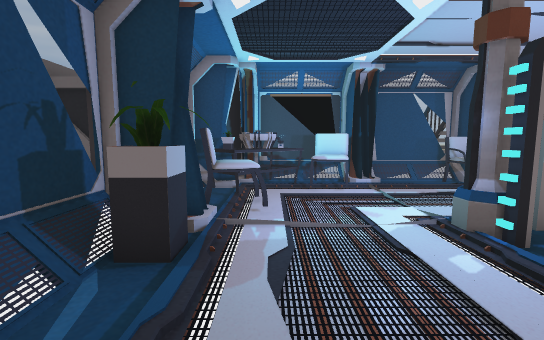
view 1 (above)

24 first-person views from a walk through a 3-D level made in the Unity game engine. The camera is 1.4 m above the floor, tilts 6° down and sees 90° across. The floor is counted in squares, 1 m on a side. Each view is taken from the middle of a square. On the plan, view 1 faces up. The plan holds only what a view shows up to about 13 squares ahead; the rest is blank. The place goes on beyond the plan. The player is left out. Door leaves are left out, so doorways stand open. Some surface patterns are stand-ins.

view 2
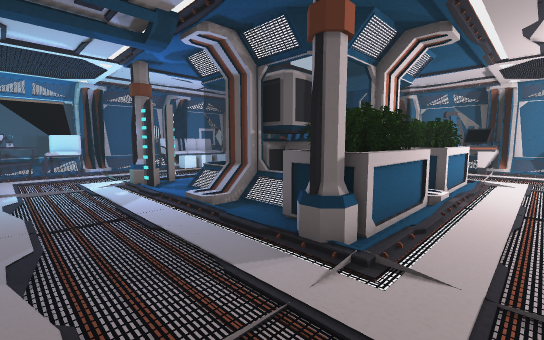

view 3
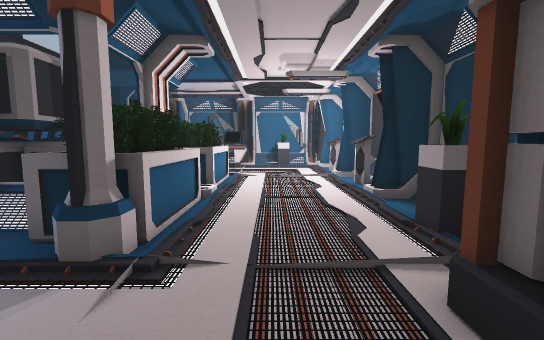

view 4
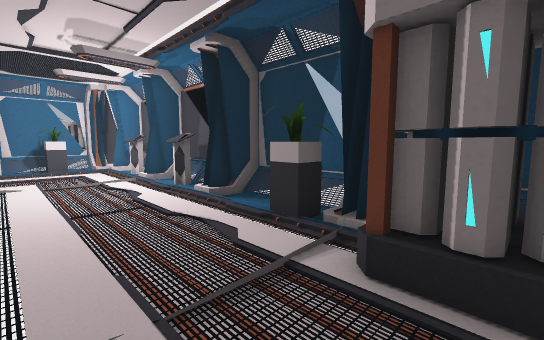

view 5
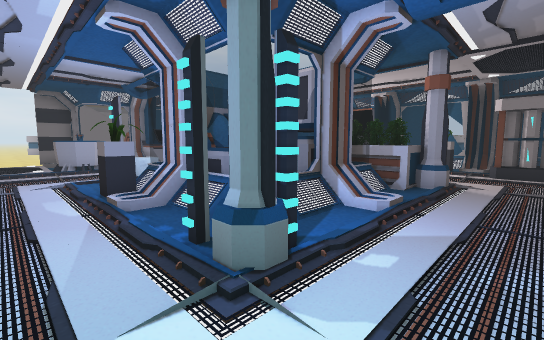

view 6
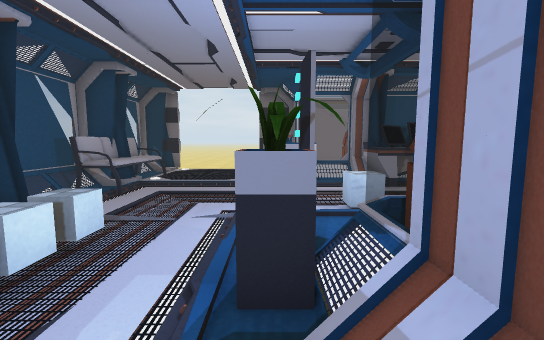

view 7
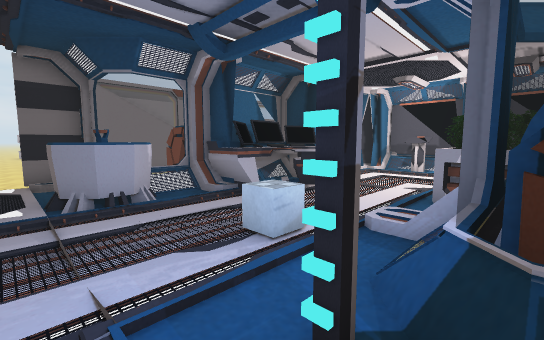

view 8
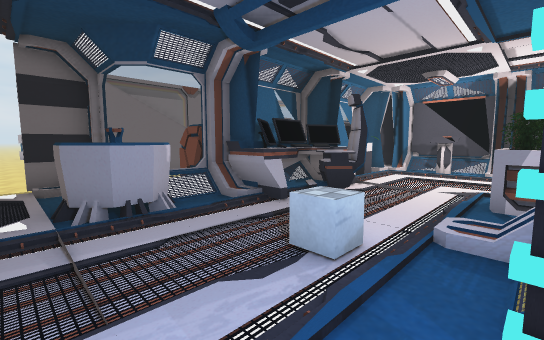

view 9
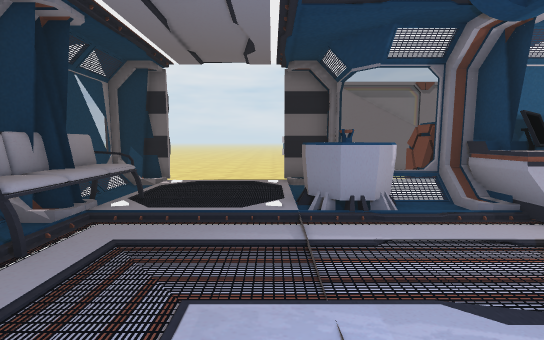

view 10
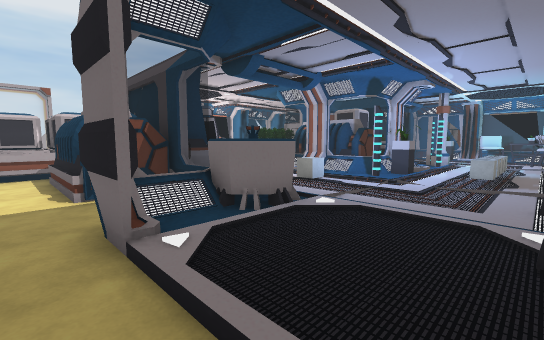

view 11
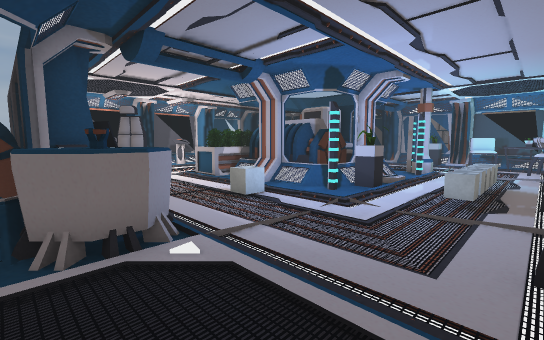

view 12
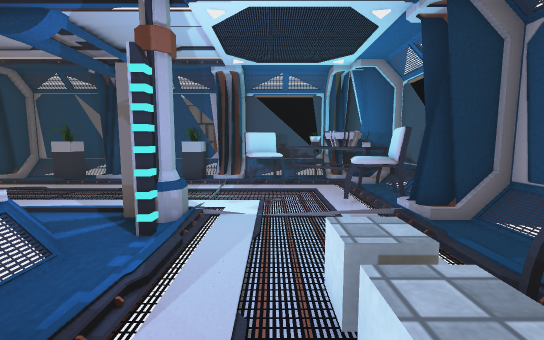

view 13
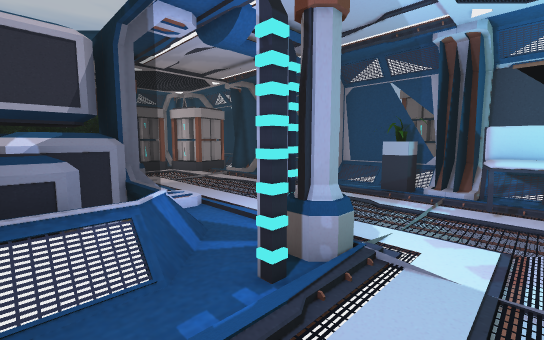

view 14
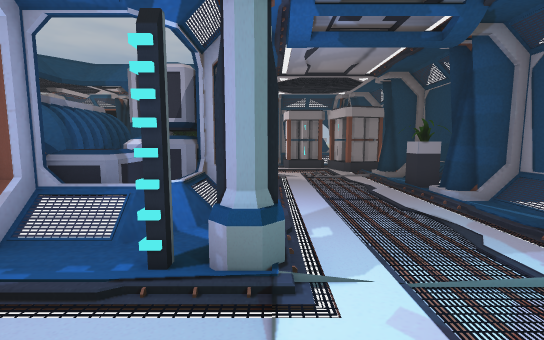

view 15
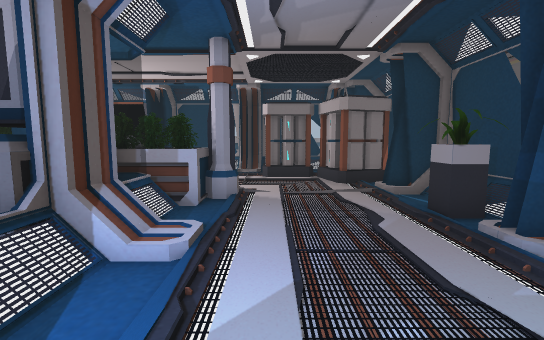

view 16
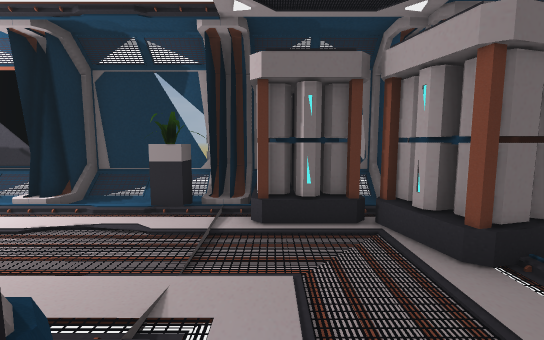

view 17
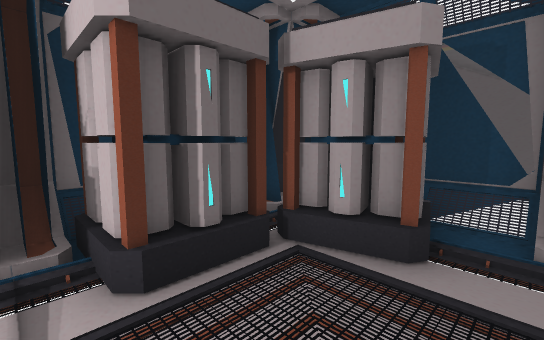

view 18
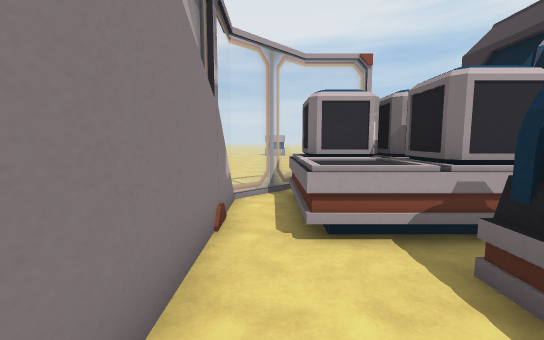

view 19
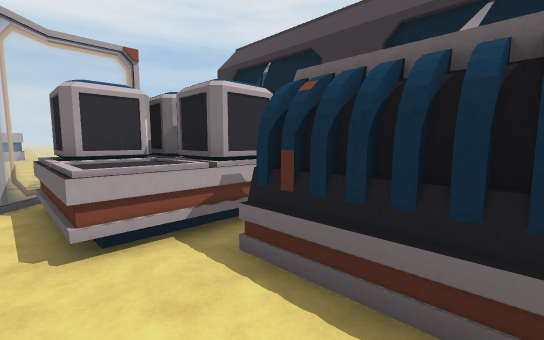

view 20
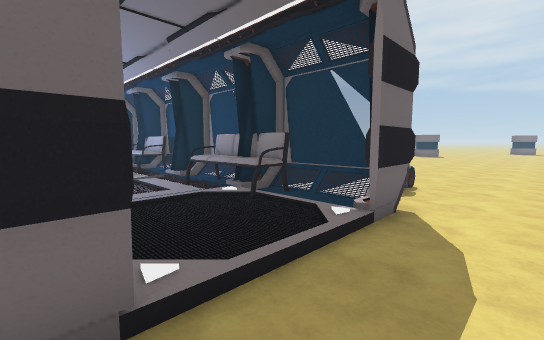

view 21
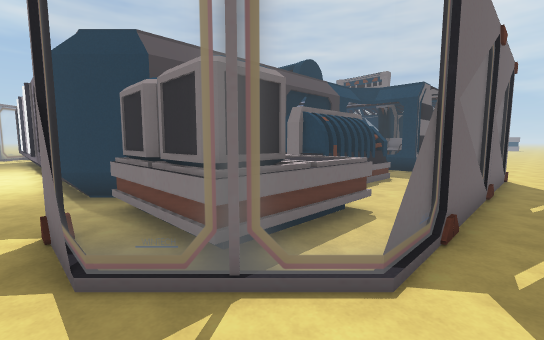

view 22
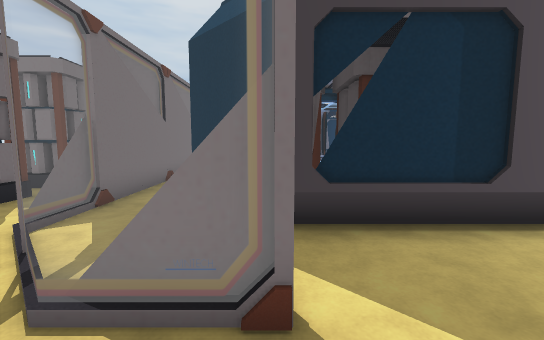

view 23
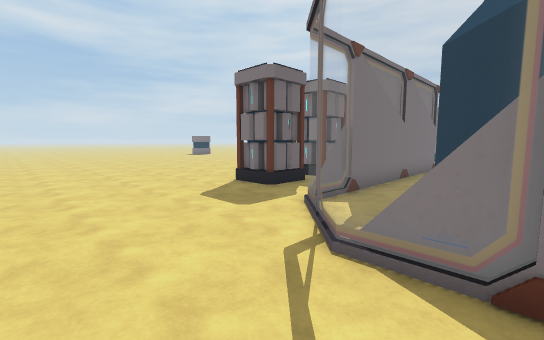

view 24
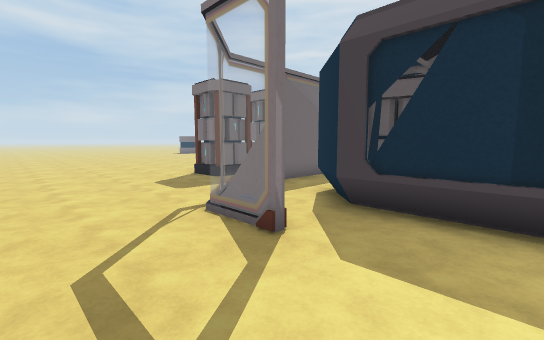

### Floor plan
Key: @ floor where view 1 was taken; # wall or solid block; . main floor; : floor 0.25 m higher than the main floor; / step, stairs or slope; D open door; = window, fence, low wall or low ledge; C chair; T table; L column; P plant; G generator; E desk; B battery; N console; U cube; S sofa; O other object.
Columns run from 12 left of view 1 to 26 right of it. Each row starts with its distance up from view 1.
 21                                 ..
 20                                ...
 19                               ....
 18                              .....
 17                              .....
 16                               ....
 15                               ....
 14                               ....
 13                    #          O...
 12                    #           ...
 11                                ...
 10            #####===#// #===#==##..
  9           ##OCC#..   / #.SSSS..#....
  8           #OOCC...O.//...SSSS..D....
  7           =TT.....OOOOO........D....
  6           =CC..................D....
  5           #C...................D.......
  4           #/...L#..:PP#....OOO.#.......
  3           P......==#==.....OO==#. ..
  2     BB    =...../OO#GG/.U.../.... =.
  1           #/.../#OOGGG#/...E#OO.. =.
  0        #  #/@../#OO GG#/...EEOOO. =.
 -1        =  P...../O  GG/...#EEOOO..=.
 -2        =. =.....OOO#OOOO.OOEEOOO. =.
 -3        #. #/...LLOO:OOOO...EEOOO..=.
 -4     BB #. #/.............../#OOO..=.
 -5     B  =. B................./OOOO.=.
 -6     B. =..B................P/OOOO.=.
 -7 ... BB.#..#/.BB............/#OOOO.=.
 -8 ....B..=..##.BB#P..#.N.#.N.##OOOOO..
 -9 .......=...#===#===#===#===#..===..
-10 ........=....... .............#=....
-11 .........===...                 ...
-12 ...............                 ...
-13 ..............                  ...
-14 ............. .                 ...

Positions as (right, up) in squares from view 1, and headings:
1: (0, 0), facing up
2: (0, -5), facing up-right
3: (0, -5), facing right
4: (1, -4), facing down-right
5: (1, 6), facing down-right
6: (6, 4), facing right
7: (9, 5), facing down-right
8: (10, 5), facing down-right
9: (10, 5), facing right
10: (20, 8), facing down-left
11: (17, 8), facing down-left
12: (8, 6), facing left
13: (6, 6), facing down-left
14: (3, 7), facing down
15: (2, 4), facing down
16: (2, -2), facing down
17: (3, -4), facing down-left
18: (21, -1), facing down
19: (21, -1), facing down-left
20: (21, 4), facing up-left
21: (23, -10), facing up-left
22: (-1, -13), facing up
23: (-1, -14), facing up-left
24: (2, -14), facing up-left
